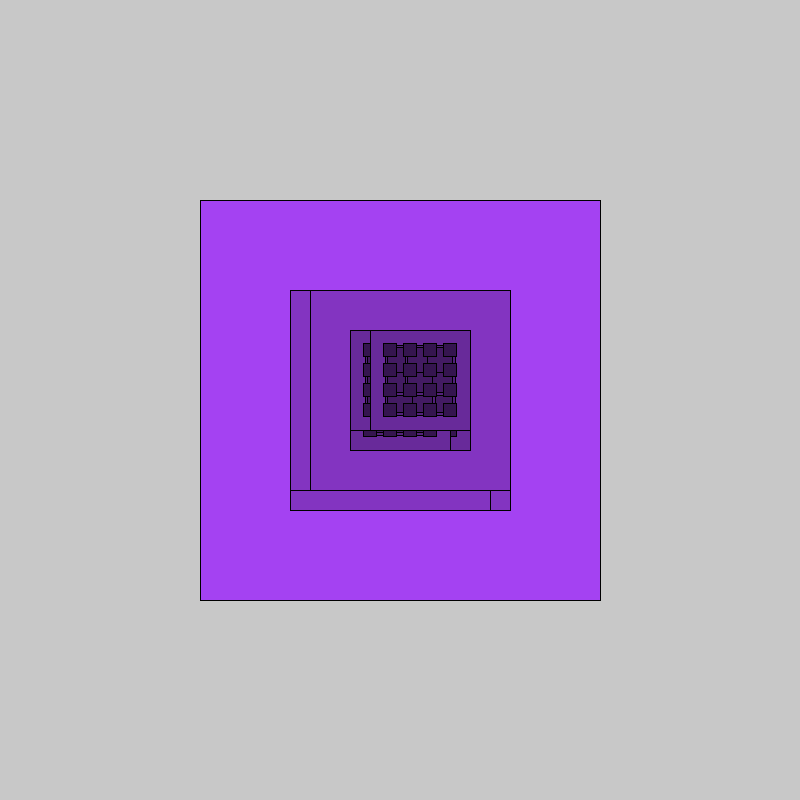
Frame 1 (no input)
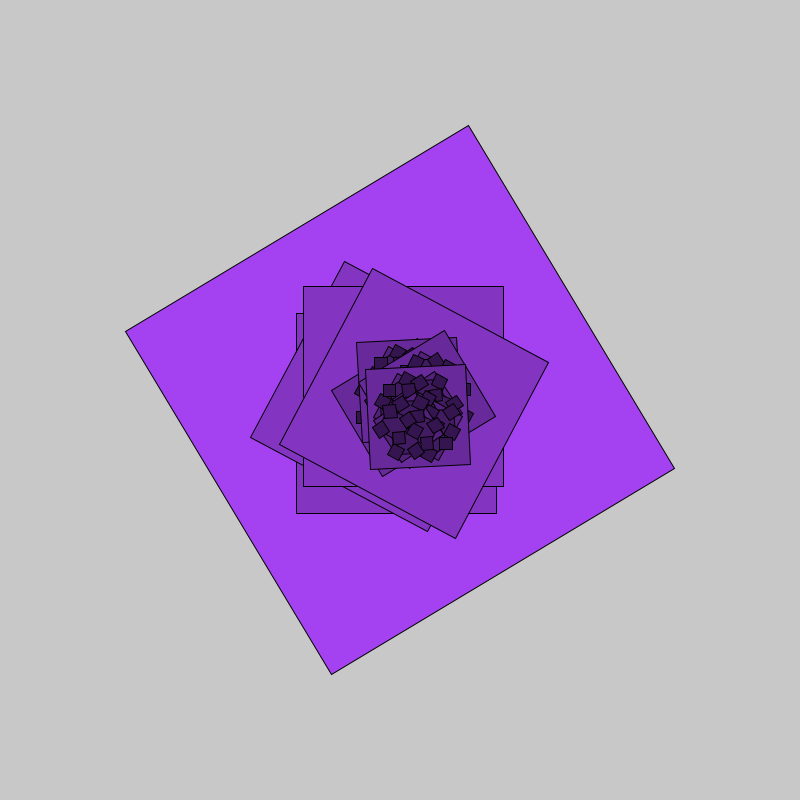
Frame 60 (the mouse pressed at the canvas centre just before this capture)
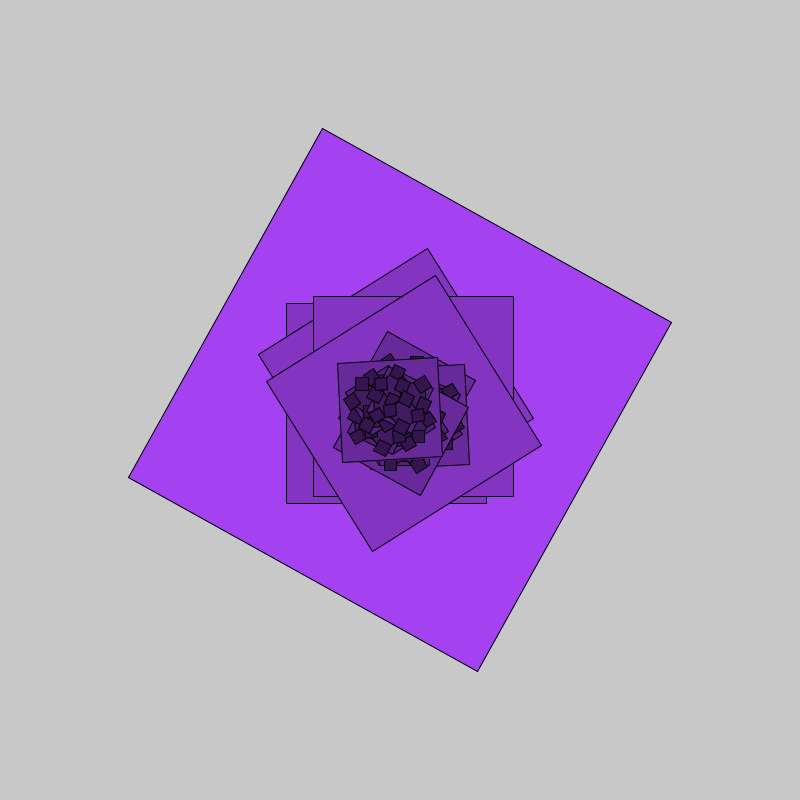
Frame 120 (the mouse held since frame 60 and released just before this capture)

The Processing sketch that drew these frames (run headless with seeded random() and noise(); from frame 60 on, the mouse is pressed at the canvas centre):

// Processing sketch: OriginalFractal
// ── OriginalFractal.pde
int angle= 0;
int colorR = (int) random(0, 255);
int colorG = (int) random(0, 255);
int colorB = (int) random(0, 255);
void setup() {
  size(800, 800);
  rectMode(CENTER);
}

void draw() {
  background(200);
  drawSquares(width/2, height/2, 400, angle, colorR, colorG, colorB);
  angle++;
}
void drawSquares(float x, float y, float r, float rot, float colorR, float colorG, float colorB) {
  pushMatrix();
  fill(colorR, colorG, colorB);
  translate(x, y);
  rotate(radians(rot));
  rect(0, 0, r, r);

  if (r > 20) {
    drawSquares(10, 10, 0.5*r, -1 * rot, colorR * .8, colorG * .8, colorB * .8);
    drawSquares(-10, 10, 0.5*r, rot, colorR * .8, colorG * .8, colorB * .8);
    drawSquares(-10, -10, 0.5*r, -1* rot, colorR * .8, colorG * .8, colorB * .8);
    drawSquares(10, -10, 0.5*r, rot, colorR * .8, colorG * .8, colorB * .8);
  }
  popMatrix();
}
void drawTree(float x, float y, float l, float a) {
  pushMatrix();
  translate(x, y);
  rotate(radians(a));
  line(0, 0, l, 0);  
  if (l>5) {
    drawTree(l, 0, 0.75*l, a + 10);
    drawTree(l, 0, 0.75*l, a - 10);
  }
  popMatrix();
}
